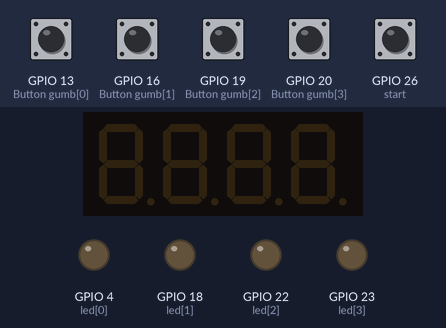
Simulated run of this program. Board: Raspberry Pi (BCM pin numbers). On the bench: 4-digit seven-segment display, output pins drawn as LEDs (lit = HIGH). The inputs (shaded band) are chosen by the test bench; at power-on: GPIO 13 (Button gumb[0]), GPIO 16 (Button gumb[1]), GPIO 19 (Button gumb[2]), GPIO 20 (Button gumb[3]), GPIO 26 (start) HIGH. Random numbers come from a fixed seed; sound played through the audio output is not drawn and takes no time; library files of the repository ran but are not shown: tm1637.py; pins used as bus, display or sensor lines are not drawn. At 8.4 s the program stops and its outputs stay as they are.

Above: at 1.2 s.
1.3 s: GPIO 26 (start) pulled LOW for 0.15 s
At 2.6 s:
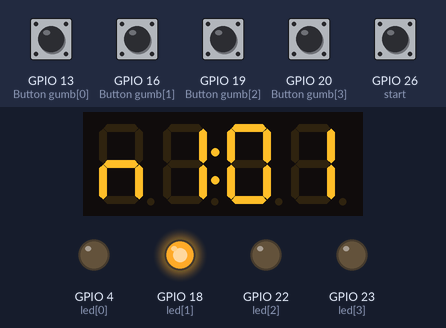
At 4.1 s:
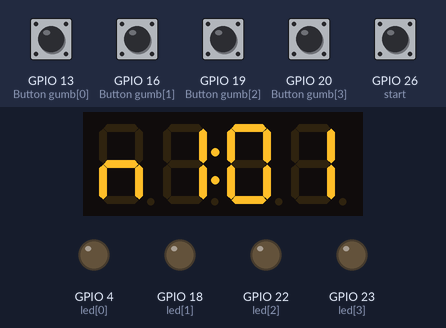
4.4 s: GPIO 13 (Button gumb[0]) pulled LOW for 0.15 s
At 6.2 s:
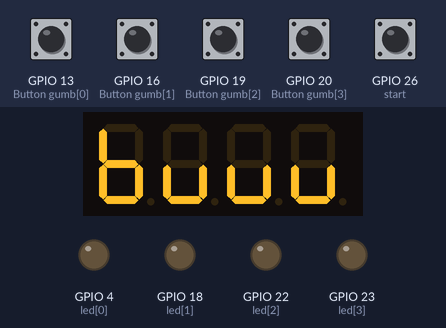
Timing chart, 0 to 7.7 s (numbered marks = the images above; inputs shaded):
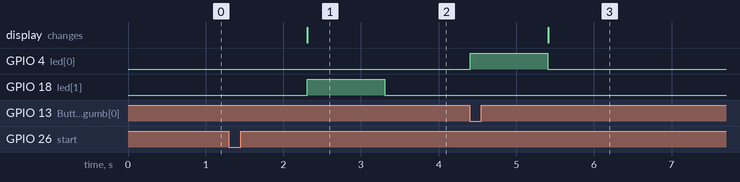

The program:

simon4.py
```python
# encoding: utf-8
import gpiozero
import random
import tm1637
import time
import pygame
pygame.init()


led = [
    gpiozero.LED(4),  # modra
    gpiozero.LED(18), # rdeča
    gpiozero.LED(22), # oranžna
    gpiozero.LED(23)  # zelena
]

start = gpiozero.Button(26) # gumb za začetek igre
gumb = [
    gpiozero.Button(13), # modra
    gpiozero.Button(16), # rdeča
    gpiozero.Button(19), # oranžna
    gpiozero.Button(20)  # zelena
]

zvok = [
    pygame.mixer.Sound('blue.ogg'),   # modra
    pygame.mixer.Sound('red.ogg'),    # rdeča
    pygame.mixer.Sound('orange.ogg'), # oranžna
    pygame.mixer.Sound('green.ogg')   # zelena
]

prikaz = tm1637.TM1637(3, 2)


zaporedje = []
nivo = 0


def predvajaj(i):
    led[i].on()
    zvok[i].play()
    time.sleep(1)
    led[i].off()

def konec_igre():
    prikaz.set_values(['b', 'u', 'u', 'u'])
    prikaz.set_doublepoint(False)
    time.sleep(3)
    prikaz.clear()
    raise SystemExit # nemudoma konča program

def nova_igra():
    zaporedje = []  # sprazni zaporedje lučk
    prikaz.clear()  # prikazovalni ne kaže nič

    # največ koliko nivojev mora igralec ponoviti,
    # da zmaga
    nivoji = 20
    for nivo in range(nivoji):
        time.sleep(1)
        nov_nivo()
        igralec_ponovi_nivo()

    # zmaga igralca
    prikaz.set_doublepoint(False)
    prikaz.set_values(['J', 'A', 'A', 'A'])
    time.sleep(3)
    prikaz.clear()


def nov_nivo():
    global nivo, prikaz
    nivo = nivo + 1
    # izpiši nivo
    D = nivo // 10 # desetice
    E = nivo % 10  # enice
    prikaz.set_values(['n', 'I', D, E])
    prikaz.set_doublepoint(True)
    # ustvari novo naključno lučko
    poteza = random.randint(0, 3)
    zaporedje.append(poteza)
    # prižigaj lučke in predvajaj zvoke v zaporedju
    for barva in zaporedje:
        led[barva].on()
        zvok[barva].play()
        time.sleep(1)
        led[barva].off()
        time.sleep(0.2)


def igralec_ponovi_nivo():
    poteza = 0
    while poteza < len(zaporedje):
        # za vsako potezo ima igralec na voljo
        # 5 sekund = 50 x 0.1 sekunde
        for korak in range(50):
            #print(korak)
            # modra
            if gumb[0].is_pressed:
                predvajaj(0)
                if zaporedje[poteza] != 0:
                    konec_igre()
                poteza = poteza + 1
                break
            # rdeča
            if gumb[1].is_pressed:
                predvajaj(1)
                if zaporedje[poteza] != 1:
                    konec_igre()
                poteza = poteza + 1
                break
            # oranžna
            if gumb[2].is_pressed:
                predvajaj(2)
                if zaporedje[poteza] != 2:
                    konec_igre()
                poteza = poteza + 1
                break
            # zelena
            if gumb[3].is_pressed:
                predvajaj(3)
                if zaporedje[poteza] != 3:
                    konec_igre()
                poteza = poteza + 1
                break
            time.sleep(0.1)


prikaz.clear()
while True:
    if start.is_pressed:
        nova_igra()
```

Measured:
- after the input at 1.3 s, GPIO 18 (led[1]): LOW → HIGH after 1.0 s, → LOW 1.0 s later; the display: changes after 1.0 s (image 1)
- after the input at 4.4 s, GPIO 4 (led[0]): LOW → HIGH at once, → LOW 1.0 s later; the display: changes after 1.0 s (image 3)
